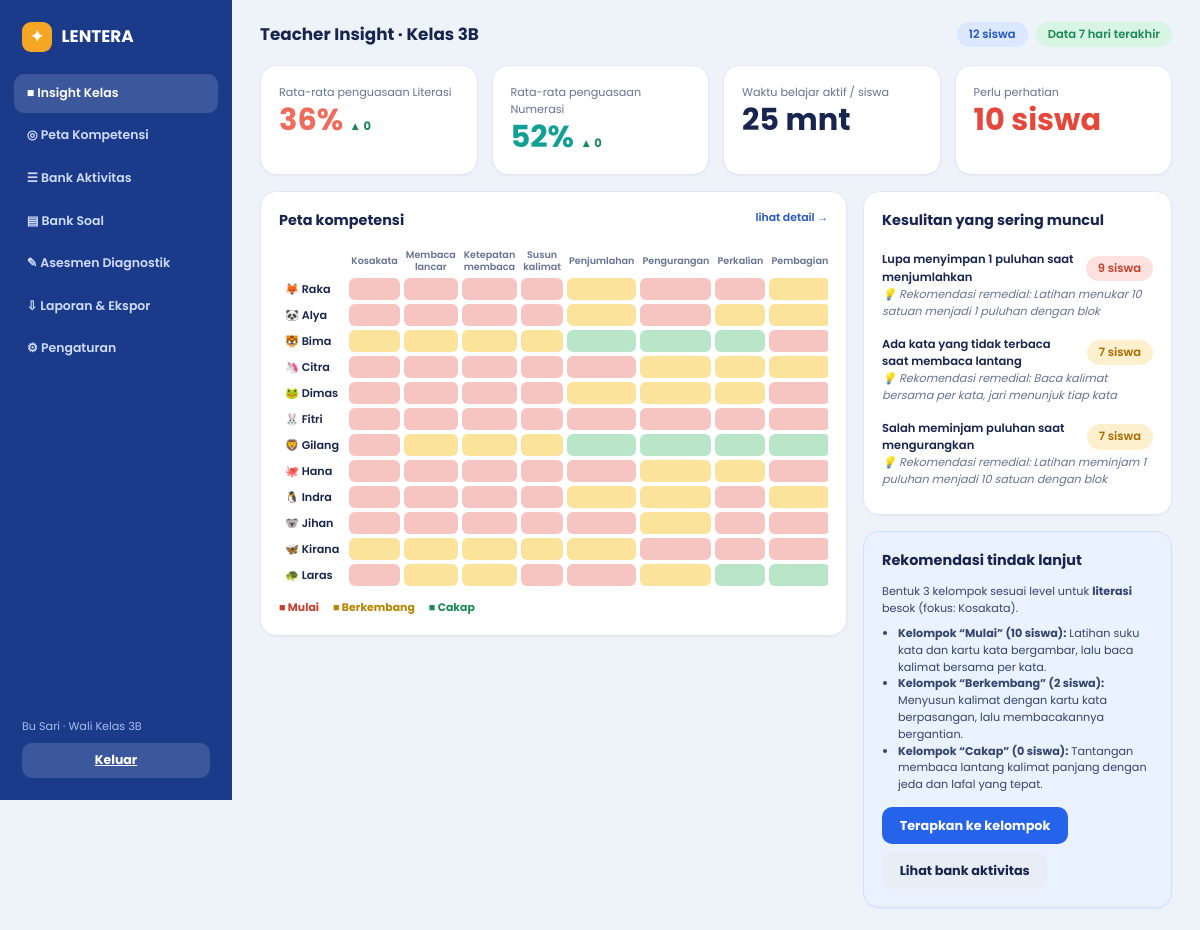
The app's page /guru/ (signed in) with its own data.
### belajar/models.py (models this page shows, shortened)
class Kelas(models.Model):
    nama = models.CharField(max_length=20, unique=True)
    kode = models.CharField(max_length=20, unique=True, help_text="Kode kelas untuk login murid")
    wali_kelas = models.ForeignKey(User, null=True, blank=True, on_delete=models.SET_NULL, related_name="kelas_wali")
    ambang_perhatian = models.PositiveSmallIntegerField(default=3, help_text="Siswa perlu perhatian bila sebanyak ini kompetensinya berstatus Mulai")
    target_bagian = models.PositiveSmallIntegerField(
        default=3,
        help_text="Peta Kompetensi baru mencapai 100% bila murid sudah menyelesaikan sebanyak ini bagian (1 bagian = 5 level)",
    )
    class Meta:
        verbose_name_plural = "Kelas"

class SoalGame(models.Model):
    GAME = [("literasi", "Game 1 · Literasi"), ("numerasi", "Game 2 · Numerasi")]
    game = models.CharField(max_length=10, choices=GAME)
    kompetensi = models.ForeignKey(Kompetensi, on_delete=models.CASCADE, related_name="soal_game")
    bagian = models.PositiveSmallIntegerField(default=1)
    level = models.PositiveSmallIntegerField(default=1)
    aktif = models.BooleanField(default=True)
    instruksi = models.TextField(blank=True, help_text="Game 1: pertanyaan. Game 2: teks soal cerita (opsional untuk jenis lain).")
    petunjuk = models.CharField(max_length=240, blank=True)
    gambar = models.FileField(upload_to="soal/", blank=True)
    kolom_kata = models.JSONField(default=list, blank=True)
    jawaban = models.JSONField(default=list, blank=True, help_text="Game 1: urutan kata yang benar")
    jawaban_lain = models.JSONField(default=list, blank=True, help_text="Game 1: daftar urutan kata lain yang juga benar")
    urutan_bebas = models.BooleanField(default=False, help_text="Game 1: urutan kata tidak dinilai (menyebutkan semua)")
    kunci = models.IntegerField(null=True, blank=True, help_text="Game 2: jawaban benar (angka)")
    data = models.JSONField(default=dict, blank=True, help_text="Game 2: data tambahan sesuai jenis soal")
    kode_bawaan = models.CharField(max_length=40, blank=True, db_index=True, help_text="ID soal bawaan game (mis. LIT-SPO-01)")
    urutan = models.PositiveIntegerField(default=0)
    dibuat_oleh = models.ForeignKey(User, null=True, blank=True, on_delete=models.SET_NULL)
    dibuat = models.DateTimeField(default=timezone.now)
    diubah = models.DateTimeField(auto_now=True)
    class Meta:
        ordering = ["game", "bagian", "level", "urutan", "id"]
        verbose_name_plural = "Soal game"

class Kompetensi(models.Model):
    RANAH = [("literasi", "Literasi"), ("numerasi", "Numerasi")]
    kode = models.CharField(max_length=30, unique=True)
    nama = models.CharField(max_length=60)
    judul = models.CharField(max_length=60, blank=True)
    cakupan = models.CharField(max_length=160, blank=True)
    ranah = models.CharField(max_length=10, choices=RANAH)
    urutan = models.PositiveSmallIntegerField(default=0)
    class Meta:
        ordering = ["ranah", "urutan"]
        verbose_name_plural = "Kompetensi"

class Siswa(models.Model):
    user = models.OneToOneField(User, on_delete=models.CASCADE, related_name="siswa")
    kelas = models.ForeignKey(Kelas, on_delete=models.CASCADE, related_name="siswa")
    avatar = models.CharField(max_length=8, default="🙂")
    kode_samaran = models.CharField(max_length=20, unique=True, help_text="ID samaran: satu-satunya ID yang dikenal game")
    poin = models.PositiveIntegerField(default=0)
    class Meta:
        verbose_name_plural = "Siswa"
    @property
    def nama(self):
        return self.user.first_name or self.user.username

### belajar/views.py (the view)
# urls.py: path("guru/", views.guru_insight, name="guru"),
@guru_view
def guru_insight(request, kelas):
    return render(request, "belajar/guru_insight.html", _ctx(request, kelas, "insight", d=ringkasan_kelas(kelas)))

### accounts/utils.py (called while the page is built)
def get_role(user):
    if not user.is_authenticated:
        return None
    profile = getattr(user, "profile", None)
    return profile.role if profile else None

def role_required(*roles):
    def deco(view):
        @wraps(view)
        @login_required
        def wrapped(request, *a, **kw):
            role = get_role(request.user)
            return view(request, *a, **kw) if role in roles else redirect(HOME.get(role, "/login/"))
        return wrapped
    return deco

### belajar/cors.py (called while the page is built, shortened)
    def __call__(self, request):
        api = request.path.startswith("/api/game/")
        resp = HttpResponse(status=204) if api and request.method == "OPTIONS" else self.get_response(request)
        return resp

### belajar/engine.py (called while the page is built)
def _angka_valid(nilai):
    try:
        angka = float(nilai)
    except (TypeError, ValueError, OverflowError):
        return None
    if not isfinite(angka):
        return None
    return angka

def batasi_peluang(p):
    angka = _angka_valid(p)
    if angka is None:
        return P_AWAL
    return max(0.0, min(1.0, angka))

def status(p):
    p = batasi_peluang(p)
    if p >= AMBANG_CAKAP:
        return "Cakap"
    if p >= AMBANG_MULAI:
        return "Berkembang"
    return "Mulai"

### belajar/jalur.py (called while the page is built)
def level_per_bagian():
    return int(getattr(settings, "LENTERA_LEVEL_PER_BAGIAN", 5))

def soal_per_level():
    return int(getattr(settings, "LENTERA_SOAL_PER_LEVEL", 5))

def bagian_bisa_dimainkan(game, bagian=None):
    hasil = []
    for b in (bagian if bagian is not None else struktur(game)):
        if not b["lengkap"]:
            break
        hasil.append(b)
    return hasil

def level_selesai(siswa_ids, sebelum=None):
    from django.db.models import Q
    qs = Misi.objects.filter(siswa_id__in=siswa_ids, jenis="misi", status="selesai")
    if sebelum is not None:
        qs = qs.filter(Q(selesai_pada__lt=sebelum) | Q(selesai_pada__isnull=True))
    hasil = {}
    for sid, ranah, bagian, level in qs.values_list("siswa_id", "kompetensi__ranah", "bagian", "level"):
        hasil.setdefault((sid, ranah), set()).add((bagian, level))
    return hasil

def kemajuan(jumlah_level, target_bagian):
    total = max(1, int(target_bagian)) * level_per_bagian()
    return max(0.0, min(1.0, jumlah_level / total))

def status_persen(pct):
    return engine.status(pct / 100)

def pernah_jawab(siswa_ids):
    return set(Jawaban.objects.filter(siswa_id__in=siswa_ids).values_list("siswa_id", "kompetensi_id").distinct())

### templates/belajar/guru_insight.html (shortened to what this page needs)
{% extends 'belajar/guru_base.html' %}
{% block isi %}
<header class="top">
  <h1>Teacher Insight · Kelas {{ d.kelas.nama }}</h1>
  <div class="bar"><span class="chip biru">{{ d.n }} siswa</span><span class="chip hijau">Data 7 hari terakhir</span></div>
</header>
<section class="stats" aria-label="Ringkasan kelas">
  {% for r in d.ranah %}<div class="card stat"><small>Rata-rata penguasaan {{ r.nama }}</small>
    <b class="{{ r.kode|slice:':3' }}-t">{{ r.nilai }}%</b><em class="{% if r.naik %}up{% else %}down{% endif %}">{% if r.naik %}▲{% else %}▼{% endif %} {{ r.delta }}</em></div>{% endfor %}
  <div class="card stat"><small>Waktu belajar aktif / siswa</small><b>{{ d.waktu }} mnt</b></div>
  <div class="card stat"><small>Perlu perhatian</small><b class="merah-t">{{ d.perhatian }} siswa</b></div>
</section>
<div class="cols">
  <section class="card" id="peta">
    <h2>Peta kompetensi <a class="tautan" href="/guru/peta/">lihat detail →</a></h2>
    <div class="scroll"><table class="peta">
      <thead><tr><th></th>{% for k in d.kompetensi %}<th title="{{ k.cakupan }}">{{ k.nama }}</th>{% endfor %}</tr></thead>
      <tbody>{% for b in d.baris %}<tr><th class="nama" scope="row">{{ b.siswa.avatar }} {{ b.siswa.nama }}</th>
        {% for c in b.sel %}<td><div class="cell {% if c.st == 'Belum mulai' %}kosong{% else %}{{ c.st }}{% endif %}" title="{{ c.st }} · {{ c.pct }}%"></div></td>{% endfor %}</tr>{% endfor %}</tbody></table></div>
    <p class="legend"><span style="color:#c4402f">■ Mulai</span><span style="color:#b98300">■ Berkembang</span><span style="color:#1c8a55">■ Cakap</span></p>
  </section>
  <div>
    <section class="card" id="kesulitan"><h2>Kesulitan yang sering muncul</h2>
      {% for s in d.kesulitan %}<div class="sulit"><span>{{ s.label }}</span><span class="chip {% if forloop.first %}merah{% else %}kuning{% endif %}">{{ s.n }} siswa</span></div>
      {% if s.saran %}<p class="hint saran">💡 Rekomendasi remedial: {{ s.saran }}</p>{% endif %}
      {% empty %}<p class="hint">Belum ada pola kesalahan minggu ini.</p>{% endfor %}
    </section>
    {% if d.rek %}
    <section class="card rek" id="rekomendasi"><h2>Rekomendasi tindak lanjut</h2>
      <p>Bentuk 3 kelompok sesuai level untuk <b>{{ d.rek.kompetensi.ranah }}</b> besok (fokus: {{ d.rek.kompetensi.nama }}).</p>
      <ul>{% for g in d.rek.kelompok %}<li><b>Kelompok “{{ g.status }}” ({{ g.n }} siswa):</b>
        {% for a in g.aktivitas %}{{ a.judul }}{% if not forloop.last %}, {% endif %}{% empty %}{{ g.teks }}{% endfor %}</li>{% endfor %}</ul>
      <div class="aksi">
        <form method="post" action="{% url 'terapkan' %}">{% csrf_token %}
          <input type="hidden" name="kompetensi" value="{{ d.rek.kompetensi.kode }}"><button class="btn biru-b">Terapkan ke kelompok</button></form>
        <a class="btn abu" href="/guru/aktivitas/?kompetensi={{ d.rek.kompetensi.kode }}">Lihat bank aktivitas</a>
      </div>
    </section>{% endif %}
  </div>
</div>
{% endblock %}

### templates/belajar/guru_base.html
{% extends 'base.html' %}
{% block body %}
<div class="app">
  <aside class="side">
    <div><div class="logo"><i>✦</i><span>LENTERA</span></div>{% include 'belajar/_nav.html' %}</div>
    <div class="who"><p>{{ guru.first_name|default:guru.username }}{% if kelas %} · Wali Kelas {{ kelas.nama }}{% endif %}</p><a class="out" href="/logout/">Keluar</a></div>
  </aside>
  <main class="main">{% block isi %}{% endblock %}</main>
</div>
{% endblock %}

### static/css/lentera.css (style rules this page uses)
:root { --navy:#1b3a8a;--coral:#ef6b5b;--teal:#12a094;--amber:#f5a623;--ink:#17254f;--mut:#667394;--bg:#eef3fa;--line:#e2e8f3;--mulai:#f6c5c2;--berk:#fbe39b;--cakap:#b9e6c9 }
* { box-sizing:border-box;margin:0;padding:0 }
body { font:14px/1.5 Poppins,system-ui,sans-serif;background:var(--bg);color:var(--ink) }
a { color:inherit;text-decoration:none }
button { font:inherit;color:inherit;cursor:pointer }
.card { background:#fff;border:1px solid var(--line);border-radius:16px;padding:18px;box-shadow:0 1px 2px rgba(20,44,110,.05) }
.chip { display:inline-flex;align-items:center;gap:.35rem;padding:.25rem .75rem;border-radius:999px;font-size:.72rem;font-weight:600;white-space:nowrap }
.biru { background:#dbe8ff;color:#2457c5 }
.hijau { background:#d8f5e3;color:#1c8a55 }
.kuning { background:#fdf0cf;color:#a76b00 }
.merah { background:#fde1de;color:#c4402f }
.btn { display:inline-flex;align-items:center;justify-content:center;gap:.4rem;border:0;border-radius:10px;padding:.55rem 1.1rem;color:#fff;font-weight:700;font-size:.8rem }
.btn.biru-b { background:#2563eb }
.btn.abu { background:#e8edf6;color:var(--ink) }
.lit-t { color:var(--coral) }
.num-t { color:var(--teal) }
.merah-t { color:#e5483a }
.Mulai { background:var(--mulai) }
.Berkembang { background:var(--berk) }
.Cakap { background:var(--cakap) }
.logo { display:flex;align-items:center;gap:.6rem;font-weight:700;font-size:1.05rem }
.logo i { width:30px;height:30px;border-radius:9px;background:var(--amber);display:grid;place-items:center;color:#fff;font-style:normal;font-size:16px }
.bar { display:flex;flex-wrap:wrap;gap:8px;align-items:center }
.card .hint { font-size:.7rem;color:var(--mut) }
.app { display:grid;grid-template-columns:232px minmax(0,1fr);min-height:100vh }
.side { background:var(--navy);color:#fff;padding:22px 14px;display:flex;flex-direction:column;justify-content:space-between;gap:20px }
.side .logo { padding:0 8px 22px;font-size:1.05rem }
.who { font-size:.7rem;color:#a9bcf0;padding:0 8px }
.who a { color:#fff;text-decoration:underline }
.main { padding:22px 28px;min-width:0 }
.top { display:flex;flex-wrap:wrap;gap:12px;justify-content:space-between;align-items:center;margin-bottom:18px }
.top h1 { font-size:1.05rem }
.stats { display:grid;grid-template-columns:repeat(4,minmax(0,1fr));gap:14px;margin-bottom:16px }
.stat { text-align:left;display:block;width:100% }
.stat small { display:block;color:var(--mut);font-size:.7rem }
.stat b { font-size:1.9rem;line-height:1.25;font-weight:700 }
.stat em { font-style:normal;font-size:.72rem;font-weight:700;margin-left:.4rem }
.cols { display:grid;grid-template-columns:minmax(0,1.9fr) minmax(0,1fr);gap:16px;align-items:start }
.cols>div { display:grid;gap:16px }
.card h2 { font-size:.9rem;margin-bottom:12px }
.scroll { overflow-x:auto }
table.peta { border-collapse:separate;border-spacing:4px;width:100%;font-size:.68rem }
.peta th { font-weight:600;color:var(--mut);font-size:.6rem;line-height:1.2;padding:2px }
.peta th.nama { text-align:left;color:var(--ink);font-size:.7rem;white-space:nowrap;padding-right:6px }
.peta td { min-width:38px }
.cell { height:22px;border-radius:6px }
.rek .aksi { margin-top:6px }
.legend { display:flex;flex-wrap:wrap;gap:14px;font-size:.68rem;font-weight:700;margin-top:10px }
.sulit { display:flex;justify-content:space-between;align-items:center;gap:10px;padding:.5rem 0 0;font-size:.72rem;font-weight:600 }
.saran { font-style:italic;padding:0 0 .5rem }
.rek { background:#eaf1ff;border-color:#cfe0ff }
.rek p,.rek li { font-size:.7rem;color:#34456e }
.rek ul { margin:8px 0 14px 16px }
.up { color:#1c8a55 }
.who p { margin-bottom:8px }
.side .out { display:block;text-align:center;background:rgba(255,255,255,.15);color:#fff;border-radius:10px;padding:.5rem;font-weight:700;font-size:.78rem }
.aksi { display:flex;flex-wrap:wrap;gap:8px;align-items:center }
.tautan { float:right;font-size:.68rem;font-weight:600;color:#2457c5 }
.peta td,.peta th { vertical-align:middle }
.side { position:sticky;top:0;height:100vh;align-self:start;overflow-y:auto }
.abu { background:#eef0f5;color:#6b7799 }

### records on screen
Kelas: nama "3B", kelas.nama "3B"
SoalGame: nama "Literasi", nilai "36", delta "0"
Kompetensi: nama "Kosakata", rek.kompetensi.ranah "literasi", rek.kompetensi.nama "Kosakata"
Kompetensi: nama "Membaca lancar"
Kompetensi: nama "Ketepatan membaca"
Kompetensi: nama "Susun kalimat"
Kompetensi: nama "Penjumlahan"
Kompetensi: nama "Pengurangan"
Kompetensi: nama "Perkalian"
Kompetensi: nama "Pembagian"
Siswa: siswa.avatar "🦊", siswa.nama "Raka"
Siswa: siswa.avatar "🐼", siswa.nama "Alya"
Siswa: siswa.avatar "🐯", siswa.nama "Bima"
Siswa: siswa.avatar "🦄", siswa.nama "Citra"
Siswa: siswa.avatar "🐸", siswa.nama "Dimas"
Siswa: siswa.avatar "🐰", siswa.nama "Fitri"
Siswa: siswa.avatar "🦁", siswa.nama "Gilang"
Siswa: siswa.avatar "🐙", siswa.nama "Hana"
Siswa: siswa.avatar "🐧", siswa.nama "Indra"
Siswa: siswa.avatar "🐨", siswa.nama "Jihan"
Siswa: siswa.avatar "🦋", siswa.nama "Kirana"
Siswa: siswa.avatar "🐢", siswa.nama "Laras"

### other values on screen
{{ guru.first_name|default:guru.username }} "Bu Sari"
{{ d.n }} "12"
{{ r.nama }} "Numerasi"
{{ r.nilai }} "52"
{{ r.delta }} "0"
{{ d.waktu }} "25"
{{ d.perhatian }} "10"
{{ s.label }} "Lupa menyimpan 1 puluhan saat menjumlahkan" "Ada kata yang tidak terbaca saat membaca lantang" "Salah meminjam puluhan saat mengurangkan"
{{ s.n }} "9" "7" "7"
{{ s.saran }} "Latihan menukar 10 satuan menjadi 1 puluhan dengan blok" "Baca kalimat bersama per kata, jari menunjuk tiap kata" "Latihan meminjam 1 puluhan menjadi 10 satuan dengan blok"
{{ g.status }} "Mulai" "Berkembang" "Cakap"
{{ g.n }} "10" "2" "0"
{{ g.teks }} "Latihan suku kata dan kartu kata bergambar, lalu baca kalimat bersama per kata." "Menyusun kalimat dengan kartu kata berpasangan, lalu membacakannya bergantian." "Tantangan membaca lantang kalimat panjang dengan jeda dan lafal yang tepat."
